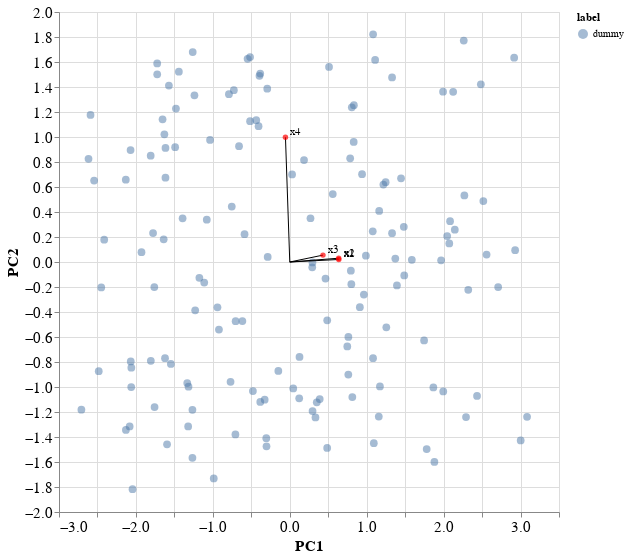

Notebook code for this chart:
### Code cell
# Scatter plot for the PCA components
alt_pc = alt.Chart(df_pc).mark_circle(size=60, opacity = 0.5).encode(
    x     = alt.X('PC1', title = 'PC1', axis=alt.Axis(labelFontSize=15, titleFontSize=15)),
    y     = alt.Y('PC2', title = 'PC2', axis=alt.Axis(labelFontSize=15, titleFontSize=15)),
    color = (
        
        alt.Color(
            'label',
            scale = alt.Scale(
                domain = list(dc_color.keys()),
                range  = list(dc_color.values())
            )
        )
    ) if c_dataset == "dummy_ii" else "label"

).properties(
    width  = 500,
    height = 500
).interactive()

# Line segments from (0,0) to the specific coordinates (PC1_end, PC2_end)
alt_loading_line_segment = alt.Chart(df_loadings).mark_line().encode(
    x  = 'PC1_start',
    y  = 'PC2_start',
    x2 = 'PC1_end',  
    y2 = 'PC2_end'
)

# Red marker at the end of the line segment.
alt_loading_point = alt.Chart(df_loadings).mark_circle(color='red').encode(
    x='PC1_end',
    y='PC2_end'
)

# Add feature name at the end of the line segment.
alt_loading_text = alt.Chart(df_loadings).mark_text(align='left', dx=5, dy=-5).encode(
    x    = 'PC1_end',
    y    = 'PC2_end',
    text = 'feature'
)

# Combine the plots
alt_pc + alt_loading_line_segment + alt_loading_point + alt_loading_text

### Figure 1 — Vega-Lite specification as saved in the notebook (floating-point values rounded to 4 significant figures; data arrays with more than 128 entries replaced by an {"elided": "..."} marker saying what was removed)
{"config": {"view": {"continuousWidth": 300, "continuousHeight": 300}}, "layer": [{"data": {"name": "data-b4f631b666a0aa27fabe97fe6880203f"}, "mark": {"type": "circle", "opacity": 0.5, "size": 60}, "encoding": {"color": {"field": "label", "type": "nominal"}, "x": {"axis": {"labelFontSize": 15, "titleFontSize": 15}, "field": "PC1", "title": "PC1", "type": "quantitative"}, "y": {"axis": {"labelFontSize": 15, "titleFontSize": 15}, "field": "PC2", "title": "PC2", "type": "quantitative"}}, "name": "view_1"}, {"data": {"name": "data-de2b537dbf35213f607d4ec4bc42f8de"}, "mark": {"type": "line"}, "encoding": {"x": {"field": "PC1_start", "type": "quantitative"}, "x2": {"field": "PC1_end"}, "y": {"field": "PC2_start", "type": "quantitative"}, "y2": {"field": "PC2_end"}}}, {"data": {"name": "data-de2b537dbf35213f607d4ec4bc42f8de"}, "mark": {"type": "circle", "color": "red"}, "encoding": {"x": {"field": "PC1_end", "type": "quantitative"}, "y": {"field": "PC2_end", "type": "quantitative"}}}, {"data": {"name": "data-de2b537dbf35213f607d4ec4bc42f8de"}, "mark": {"type": "text", "align": "left", "dx": 5, "dy": -5}, "encoding": {"text": {"field": "feature", "type": "nominal"}, "x": {"field": "PC1_end", "type": "quantitative"}, "y": {"field": "PC2_end", "type": "quantitative"}}}], "height": 500, "params": [{"name": "param_1", "select": {"type": "interval", "encodings": ["x", "y"]}, "bind": "scales", "views": ["view_1"]}], "width": 500, "$schema": "https://vega.github.io/schema/vega-lite/v5.14.1.json", "datasets": {"data-b4f631b666a0aa27fabe97fe6880203f": {"elided": "150 records"}, "data-de2b537dbf35213f607d4ec4bc42f8de": [{"feature": "x1", "PC1_start": 0.0, "PC2_start": 0.0, "PC3_start": 0.0, "PC4_start": 0.0, "PC1_end": 0.636, "PC2_end": 0.03026, "PC3_end": 0.3106, "PC4_end": 0.7058}, {"feature": "x2", "PC1_start": 0.0, "PC2_start": 0.0, "PC3_start": 0.0, "PC4_start": 0.0, "PC1_end": 0.6373, "PC2_end": 0.02024, "PC3_end": 0.3029, "PC4_end": -0.7083}, {"feature": "x3", "PC1_start": 0.0, "PC2_start": 0.0, "PC3_start": 0.0, "PC4_start": 0.0, "PC1_end": 0.4316, "PC2_end": 0.05507, "PC3_end": -0.9004, "PC4_end": 0.004932}, {"feature": "x4", "PC1_start": 0.0, "PC2_start": 0.0, "PC3_start": 0.0, "PC4_start": 0.0, "PC1_end": -0.05604, "PC2_end": 0.9978, "PC3_end": 0.03413, "PC4_end": -0.007307}]}}
